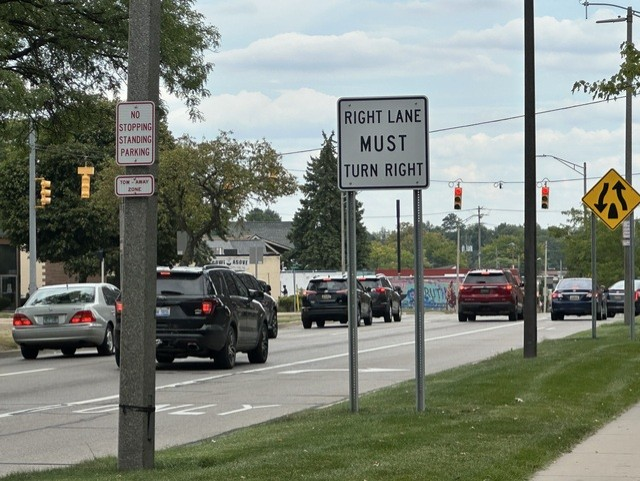
#> input picture lab1_python/data/img1.jpg, 640 x 481 px
$ python light_detect.py ../data/img1.jpg
#> lines starting #> are read from the running program, lines starting #| are printed output that depends on the picture; after the words box and inside, x2 and y2 are one past the last pixel; in counts of white or black regions, pixels touching at a corner belong together
import cv2 as cv
import numpy as np
import sys
import os

def detect_taillights(image_path):
    """
    Detects red taillights in an image using color thresholding and morphological operations.

    Args:
        image_path (str): The full path to the input image file.

    Returns:
        None. Displays the mask and the final image with bounding boxes.
    """
#> called with image_path = '../data/img1.jpg'
    # --- 1. Load the Image ---
    if not os.path.exists(image_path):
        print(f"Error: Image not found at '{image_path}'")
        return

    img = cv.imread(image_path)
#> img is the input picture: shape (481, 640, 3); mean B, G, R 118.6, 128.7, 122.7
    if img is None:
        print(f"Error: Could not read image from '{image_path}'")
        return

    # --- 2. Color Thresholding in HSV Space ---
    hsv_img = cv.cvtColor(img, cv.COLOR_BGR2HSV)
#> hsv_img: shape (481, 640, 3); mean H, S, V 61.3, 48.8, 131.6

    # Define ranges for red in HSV
    lower_red_1 = np.array([0, 100, 100])
    upper_red_1 = np.array([10, 255, 255])
    lower_red_2 = np.array([160, 100, 100])
    upper_red_2 = np.array([179, 255, 255])

    mask1 = cv.inRange(hsv_img, lower_red_1, upper_red_1)
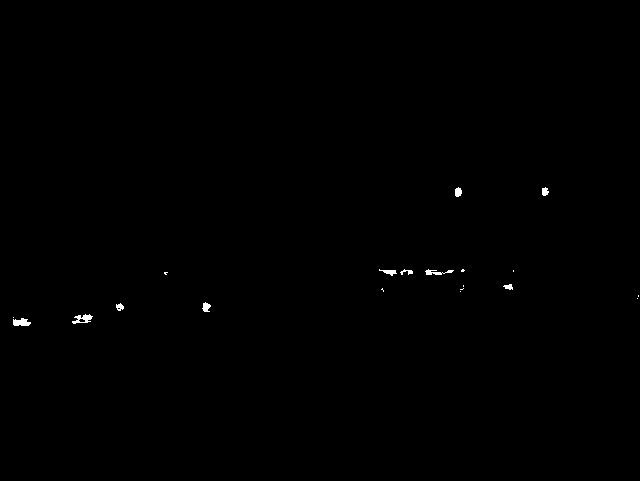
#> mask1: shape (481, 640); 0.22% white; 20 white regions (10 under 20 px), largest, box (x1, y1, x2, y2) and area: (72, 314, 93, 324) 110, (13, 318, 31, 326) 106, (425, 269, 454, 275) 83
    mask2 = cv.inRange(hsv_img, lower_red_2, upper_red_2)
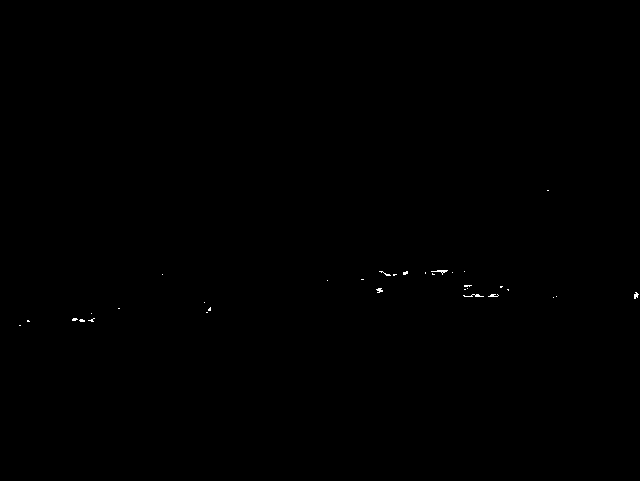
#> mask2: shape (481, 640); 0.09% white in thin lines or dots, all inside (x1, y1, x2, y2) = (19, 190, 639, 326)
    mask = cv.bitwise_or(mask1, mask2)
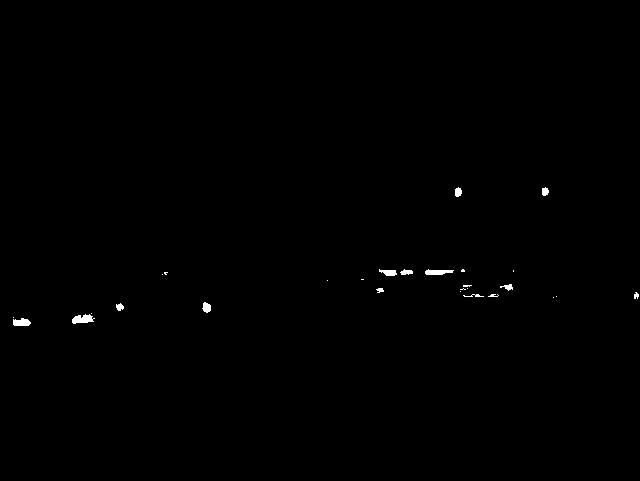
#> mask: shape (481, 640); 0.31% white; 28 white regions (14 under 20 px), largest, box (x1, y1, x2, y2) and area: (72, 314, 95, 324) 150, (425, 269, 454, 275) 122, (13, 318, 31, 326) 113

    # --- 3. (NEW) Clean up the Mask with Morphology ---
    # A "closing" operation (dilation followed by erosion) will connect nearby
    # white pixels and fill small holes, making the detected regions more solid.
    kernel = np.ones((5,5), np.uint8)
    mask_closed = cv.morphologyEx(mask, cv.MORPH_CLOSE, kernel)
#> mask_closed: shape (481, 640); 0.33% white; 20 white regions (7 under 20 px), largest, box (x1, y1, x2, y2) and area: (72, 313, 95, 324) 166, (379, 269, 413, 276) 151, (425, 269, 454, 275) 122

    # --- 4. Find Bounding Boxes from the Cleaned Mask ---
    num_labels, labels, stats, centroids = cv.connectedComponentsWithStats(mask_closed, connectivity=8)
#> labels: shape (481, 640) int32; 21 distinct labels, from 0 to 20
#> num_labels = 21; stats = 21 rows, first 6: [0, 0, 640, 481, 306815], [455, 187, 7, 10, 55], [542, 187, 7, 9, 49], [379, 269, 34, 7, 151], [425, 269, 29, 6, 122], [461, 269, 4, 3, 10]; centroids = 21 rows, first 8: [319.5, 239.8], [457.8, 191.7], [544.7, 191.2], [395.6, 272.1], [437.4, 271.7], [462.5, 270.2], [513, 270.5], [164.8, 273.1]

    output_img = img.copy()

    for i in range(1, num_labels):
        x = stats[i, cv.CC_STAT_LEFT]
        y = stats[i, cv.CC_STAT_TOP]
        w = stats[i, cv.CC_STAT_WIDTH]
        h = stats[i, cv.CC_STAT_HEIGHT]
        area = stats[i, cv.CC_STAT_AREA]

        # --- (IMPROVED) Filter based on area and aspect ratio ---
        # Lower the minimum area threshold and check that the blob isn't just a long, thin line.
        min_area = 20
        aspect_ratio = w / float(h)

        if area > min_area and 0.3 < aspect_ratio < 4.0:
            cv.rectangle(output_img, (x, y), (x + w, y + h), (0, 255, 0), 2) # Changed to green for visibility
#> this loop made 20 passes
#> (x, y, w, h, area, aspect_ratio) on passes 1, 2, 3, 4, 10, 11, 12, 13, 14, 17, 18, 19: (455, 187, 7, 10, 55, 0.7), (542, 187, 7, 9, 49, 0.778), (379, 269, 34, 7, 151, 4.86), (425, 269, 29, 6, 122, 4.83), (460, 285, 12, 7, 34, 1.71), (500, 284, 13, 7, 51, 1.86), (376, 288, 8, 5, 29, 1.6), (634, 292, 6, 7, 37, 0.857), (463, 294, 36, 3, 68, 12), (116, 303, 8, 8, 46, 1), (202, 302, 9, 11, 71, 0.818), (72, 313, 23, 11, 166, 2.09)
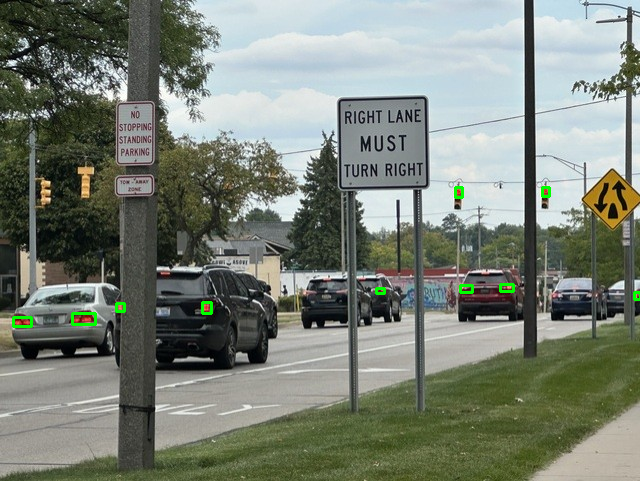
#> output_img: shape (481, 640, 3); 0.36% of pixels changed, all inside (x1, y1, x2, y2) = (12, 186, 640, 328)

    # --- 5. Display Results ---
    cv.imshow('Original Mask', mask)
    cv.imshow('Cleaned Mask (Morphology)', mask_closed)
    cv.imshow('Detected Lights', output_img)

    print("Showing results for:", image_path)
    print("Press any key to close the windows.")

    cv.waitKey(0)
    cv.destroyAllWindows()


if __name__ == "__main__":
    if len(sys.argv) != 2:
        print("Usage: python light_detect.py <path_to_image>")
        print("Example: python src/light_detect.py data/img1.jpg")
        sys.exit(1)

    image_path_arg = sys.argv[1]
    detect_taillights(image_path_arg)

$ run again, with lab1_python/data/img2.jpg copied over lab1_python/data/img1.jpg
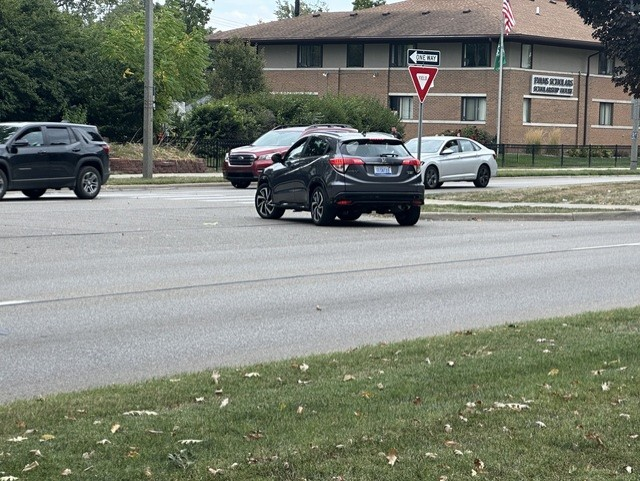
#> input picture lab1_python/data/img2.jpg, 640 x 481 px
#> in detect_taillights, img is the input picture: shape (481, 640, 3); mean B, G, R 119.1, 129.9, 124.8
#> hsv_img: shape (481, 640, 3); mean H, S, V 67.7, 51.1, 133.6
#> mask1: shape (481, 640); 0% white in thin lines or dots, all inside (x1, y1, x2, y2) = (336, 160, 340, 165)
#> in detect_taillights, `mask2 = cv.inRange(hsv_img, lower_red_2, upper_red_2)`:
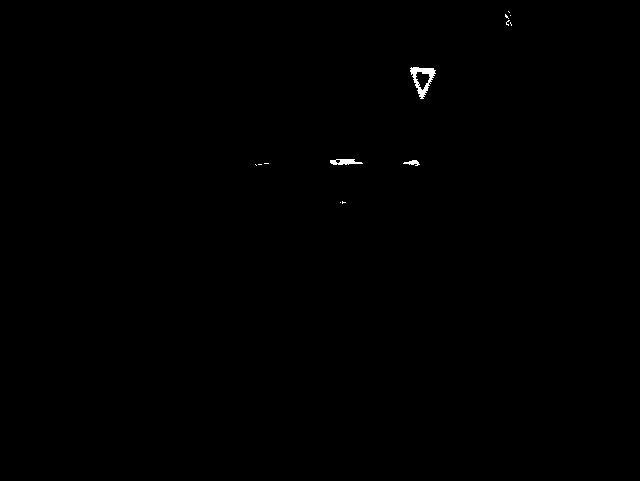
#> mask2: shape (481, 640); 0.18% white; 13 white regions (10 under 20 px), largest, box (x1, y1, x2, y2) and area: (410, 67, 436, 99) 327, (330, 159, 363, 165) 134, (403, 160, 420, 166) 55
#> mask: shape (481, 640); 0.19% white; 13 white regions (10 under 20 px), largest, box (x1, y1, x2, y2) and area: (410, 67, 436, 99) 327, (330, 159, 363, 165) 145, (403, 160, 420, 166) 55
#> mask_closed: shape (481, 640); 0.21% white; 7 white regions (3 under 20 px), largest, box (x1, y1, x2, y2) and area: (410, 67, 436, 99) 366, (330, 159, 363, 165) 149, (505, 11, 512, 26) 61, (403, 160, 420, 166) 59
#> labels: shape (481, 640) int32; 8 distinct labels, from 0 to 7
#> num_labels = 8; stats = [[0, 0, 640, 481, 307184], [505, 11, 7, 15, 61], [410, 67, 26, 32, 366], [330, 159, 33, 6, 149], [403, 160, 17, 6, 59], [264, 163, 5, 1, 5], [255, 164, 7, 2, 8], [340, 201, 6, 3, 8]]; centroids = [[319.3, 240.3], [507.8, 18.85], [422.2, 79.01], [343.9, 161.5], [412.2, 162.5], [266, 163], [257.8, 164.1], [342.4, 202]]
#> the loop in detect_taillights, `for i in range(1, num_labels):` made 7 passes
#> (x, y, w, h, area, aspect_ratio) on passes 1 to 4: (505, 11, 7, 15, 61, 0.467), (410, 67, 26, 32, 366, 0.812), (330, 159, 33, 6, 149, 5.5), (403, 160, 17, 6, 59, 2.83)
#> after the loop in detect_taillights, `for i in range(1, num_labels):`:
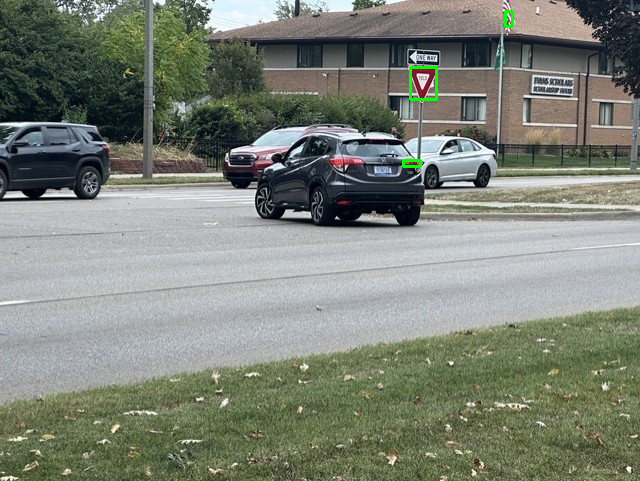
#> output_img: shape (481, 640, 3); 0.2% of pixels changed, all inside (x1, y1, x2, y2) = (402, 10, 514, 168)

$ run again, with lab1_python/data/tail_lights.png saved as lab1_python/data/img1.jpg
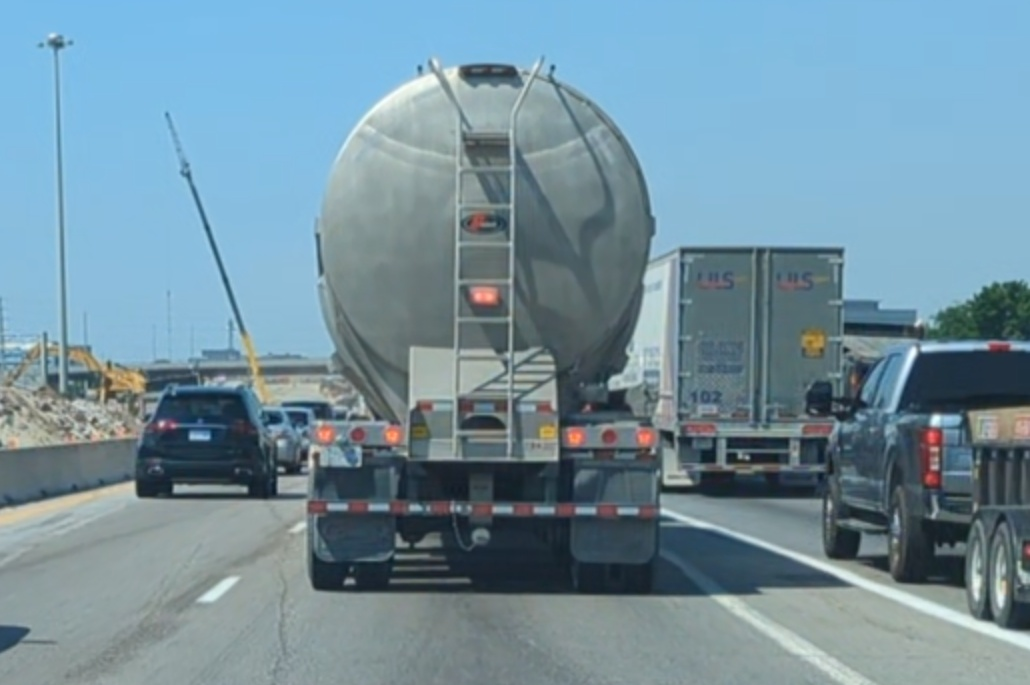
#> input picture lab1_python/data/tail_lights.png, 1030 x 685 px
#> in detect_taillights, img is the input picture: shape (685, 1030, 3); mean B, G, R 158.4, 144.3, 115.2
#> hsv_img: shape (685, 1030, 3); mean H, S, V 94.9, 70.2, 159.9
#> in detect_taillights, `mask1 = cv.inRange(hsv_img, lower_red_1, upper_red_1)`:
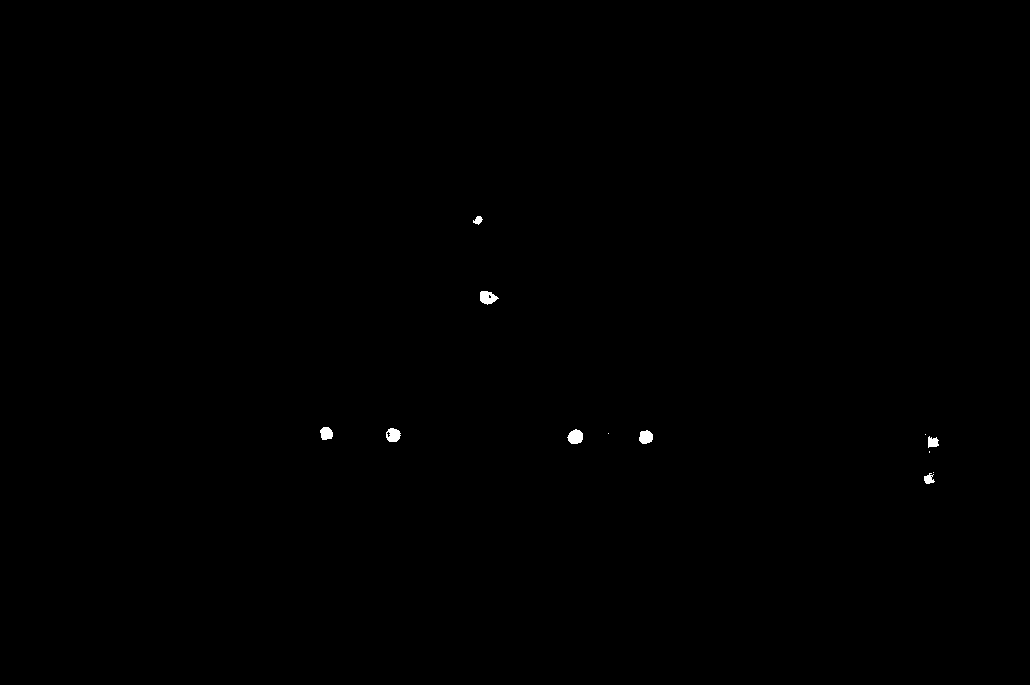
#> mask1: shape (685, 1030); 0.15% white; 12 white regions (4 under 20 px), largest, box (x1, y1, x2, y2) and area: (567, 429, 583, 444) 180, (480, 291, 499, 305) 176, (386, 428, 401, 442) 158
#> mask2: shape (685, 1030); 0.07% white; 5 white regions, box (x1, y1, x2, y2) and area: (923, 429, 942, 464) 262, (924, 466, 939, 485) 109, (606, 432, 614, 441) 55, (991, 345, 1007, 350) 54, (355, 432, 363, 439) 45
#> mask: shape (685, 1030); 0.22% white; 11 white regions, largest, box (x1, y1, x2, y2) and area: (923, 429, 942, 464) 361, (924, 466, 939, 485) 187, (567, 429, 583, 444) 180
#> mask_closed: shape (685, 1030); 0.23% white; 10 white regions, largest, box (x1, y1, x2, y2) and area: (923, 429, 942, 485) 568, (480, 291, 499, 305) 181, (567, 429, 583, 444) 180
#> labels: shape (685, 1030) int32; 11 distinct labels, from 0 to 10
#> num_labels = 11; stats = [[0, 0, 1030, 685, 703951], [473, 216, 10, 9, 56], [480, 291, 19, 14, 181], [991, 345, 16, 5, 57], [320, 427, 13, 13, 135], [386, 428, 15, 14, 167], [567, 429, 16, 15, 180], [923, 429, 19, 56, 568], [639, 430, 14, 14, 154], [355, 432, 8, 7, 45], [606, 432, 8, 9, 56]]; centroids = [[514.2, 341.8], [477.6, 219.8], [487.3, 297.2], [997.5, 346.9], [326, 433.1], [392.7, 434.7], [575.1, 436.5], [930.8, 453.2], [645.5, 436.7], [358, 434.8], [609.8, 435.9]]
#> the loop in detect_taillights, `for i in range(1, num_labels):` made 10 passes
#> (x, y, w, h, area, aspect_ratio) on passes 1 to 8: (473, 216, 10, 9, 56, 1.11), (480, 291, 19, 14, 181, 1.36), (991, 345, 16, 5, 57, 3.2), (320, 427, 13, 13, 135, 1), (386, 428, 15, 14, 167, 1.07), (567, 429, 16, 15, 180, 1.07), (923, 429, 19, 56, 568, 0.339), (639, 430, 14, 14, 154, 1)
#> after the loop in detect_taillights, `for i in range(1, num_labels):`:
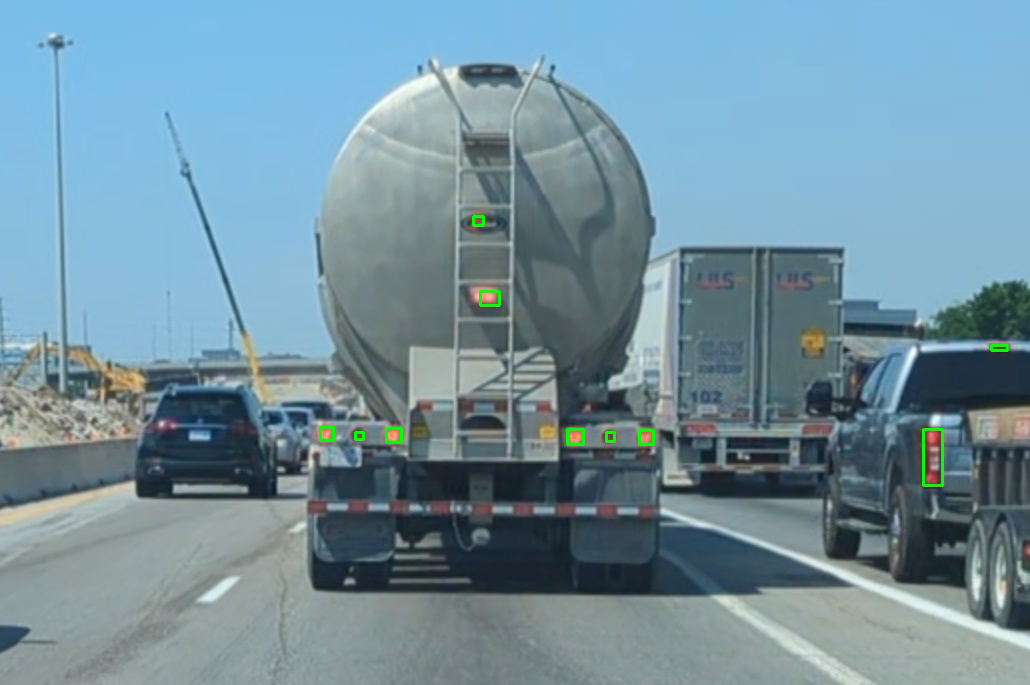
#> output_img: shape (685, 1030, 3); 0.24% of pixels changed, all inside (x1, y1, x2, y2) = (319, 215, 1009, 487)
